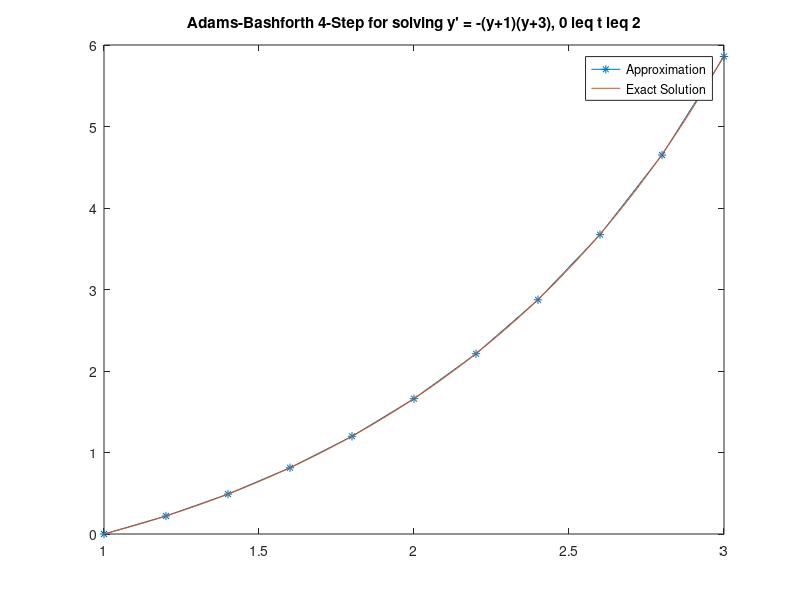
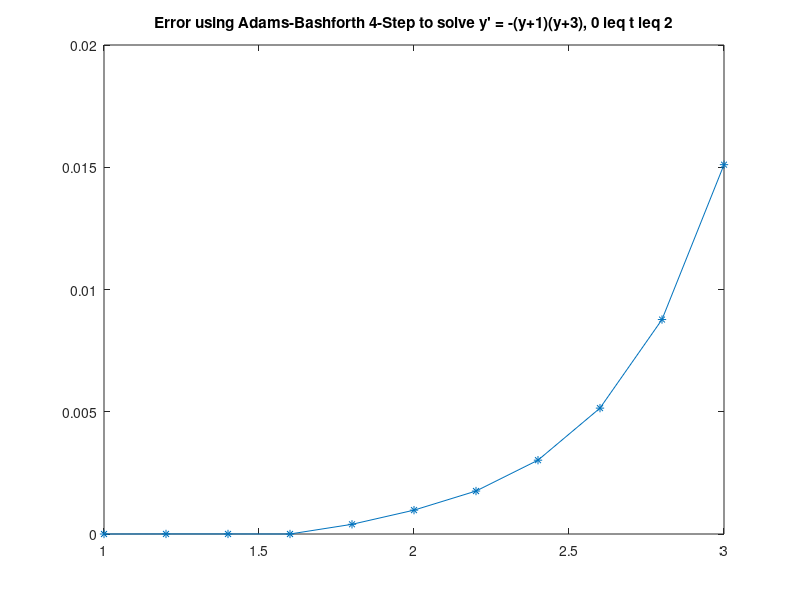

Write MATLAB code to recreate these figures, in order.
%% Adams-Bashforth 3-Step

%% Inputs

a = 1;          % left endpoint
b = 3;          % right endpoint
h = 0.2;        % stepsize
N = (b-a)/h;    % the number of steps
alpha = 0;      % initial y value

f = @(t,y) 1 + y/t + (y/t)^2;        % as in dy/dt = f(t,y);

%% Adams-Bashforth 4-Step

t = zeros(1,N+1);       % stores all the t values
w = zeros(1,N+1);       % stores all the approximation values

t(1) = a;
w(1) = alpha;

% need w_0, w_1, w_2, w_3

% run Runge-Kutta for two steps to get w(2), w(3), w(4)
for i=1:3
    t(i+1) = a + i*h;
    k1 = h * f(t(i),w(i));
    k2 = h*f( t(i) + h/2, w(i) + k1/2 );
    k3 = h*f( t(i) + h/2, w(i) + k2/2 );
    k4 = h*f( t(i+1), w(i) + k3 );
    w(i+1) = w(i) + (1/6)*(k1 + 2*k2 + 2*k3 + k4);
end

for i=4:N
    t(i+1) = a + i*h;
    w(i+1) = w(i) + (h/24)*(55*f(t(i),w(i)) -59*f(t(i-1),w(i-1)) + 37*f(t(i-2),w(i-2)) -9*f(t(i-3),w(i-3)));
end

%% Plot the approximation

figure()
plot(t,w,'*-')
hold on;            % so we can plot multiple things on the same graph

%% Plot the exact solution

y = @(t) t*tan(log(t));

num_plot = 100;     % need a lot of plotting points to get a smooth graph!

t_plot = zeros(1,num_plot+1);
y_plot = zeros(1,num_plot+1);
h_plot = (b-a)/num_plot;

for i=1:num_plot+1
    t_plot(i) = a + (i-1) * h_plot;
    y_plot(i) = y(t_plot(i));
end

plot(t_plot,y_plot)
title("Adams-Bashforth 4-Step for solving y' = -(y+1)(y+3), 0 \leq t \leq 2")
legend("Approximation","Exact Solution")

%% Compute the actual errors, error bound, and print information

error = zeros(1,N+1);
fprintf('i\tt_i\t\tw_i\t\ty(t_i)\t\t|y(t_i) - w_i)|\n')

for i=1:N+1
    error(i) = abs( y(t(i)) - w(i) );                 % | y(t_i) - w_i |
    fprintf('%d\t%.9f\t%.9f\t%.9f\t%.9f\n',i-1,t(i),w(i),y(t(i)),error(i))
end

%% Plot the error

figure()
plot(t,error,'*-')
title("Error using Adams-Bashforth 4-Step to solve y' = -(y+1)(y+3), 0 \leq t \leq 2")















